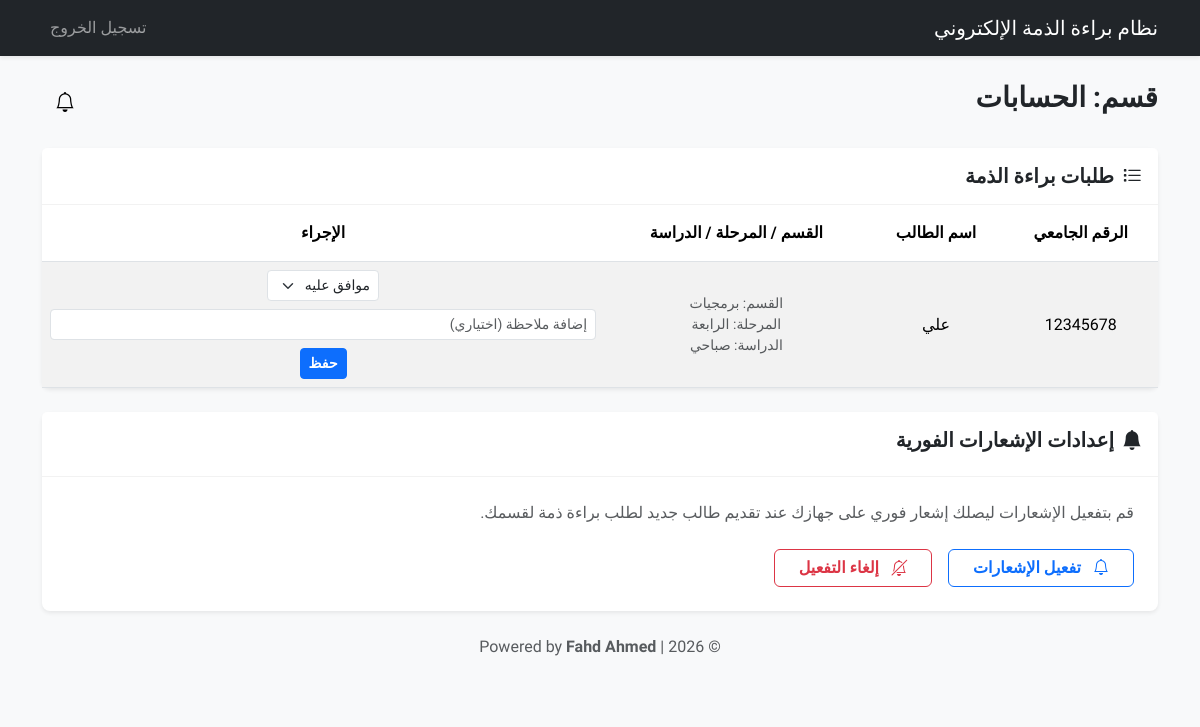
The page /department_officer (signed in) on the database as committed earlier.
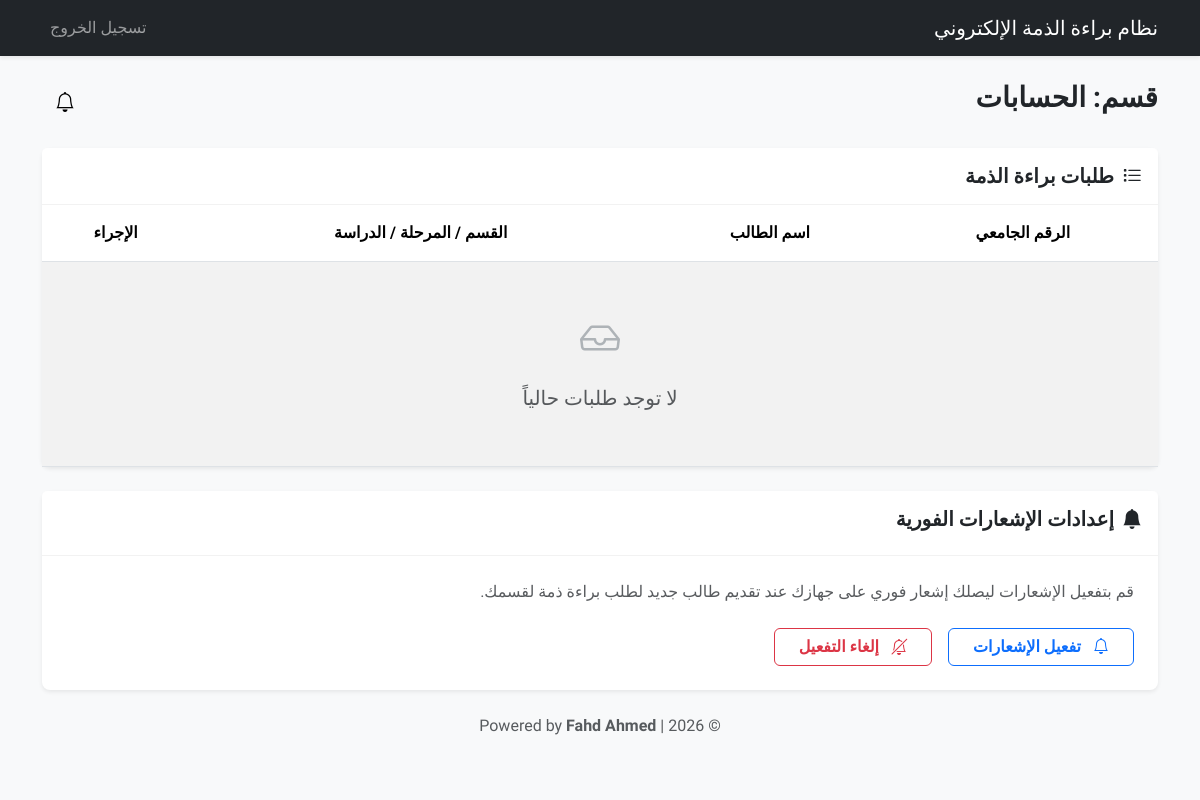
The same page on the database as committed later.
### app/models.py (models this page shows, shortened)
class User(db.Model, UserMixin):
    id = db.Column(db.Integer, primary_key=True)
    university_id = db.Column(db.String(20), unique=True, nullable=True)  # الرقم الجامعي (خاص بالطلاب)
    username = db.Column(db.String(50), unique=True, nullable=True)       # اسم المستخدم (للموظفين والمدراء)
    email = db.Column(db.String(120), unique=True, nullable=True)         # البريد الإلكتروني
    password_hash = db.Column(db.String(128), nullable=False)             # كلمة المرور المشفرة
    role = db.Column(db.String(20), nullable=False)  # دور المستخدم: 'student', 'system_admin', 'department_officer'
    full_name = db.Column(db.String(100), nullable=True) # الاسم الكامل (للعرض فقط)
    department = db.Column(db.String(100), nullable=True) # القسم (للموظفين والطلاب)
    stage = db.Column(db.String(50), nullable=True)       # المرحلة الدراسية (للطلاب)
    study_type = db.Column(db.String(50), nullable=True)  # نوع الدراسة: صباحي/مسائي (للطلاب)
    temp_password = db.Column(db.String(50), nullable=True) # كلمة المرور المؤقتة (تظهر للمدير فقط)
    created_at = db.Column(db.DateTime, default=datetime.utcnow) # تاريخ إنشاء الحساب

class ClearanceStatus(db.Model):
    id = db.Column(db.Integer, primary_key=True)
    student_id = db.Column(db.Integer, db.ForeignKey('user.id'), nullable=False) # معرف الطالب
    department = db.Column(db.String(100), nullable=False)  # اسم القسم المعني بالموافقة
    status = db.Column(db.String(20), default='pending')  # الحالة: pending (قيد الانتظار), approved (موافق عليه), rejected (مرفوض)
    comment = db.Column(db.Text, nullable=True) # ملاحظات مسؤول القسم
    updated_at = db.Column(db.DateTime, default=datetime.utcnow) # تاريخ آخر تحديث
    student = db.relationship('User', backref='clearance_statuses')

### app/routes/__init__.py (the view)
@main_routes.route('/department_officer')
@login_required
def department_officer():
    if current_user.role != 'department_officer':
        return redirect(url_for('main.login'))
    records = ClearanceStatus.query.filter_by(department=current_user.department).all()
    form = UpdateStatusForm()
    return render_template(
        'department_officer.html',
        records=records,
        form=form,
        vapid_public_key=current_app.config.get('VAPID_PUBLIC_KEY')
    )

### app/forms.py
class UpdateStatusForm(FlaskForm):
    status = StringField('الحالة الجديدة', validators=[DataRequired()])
    comment = StringField('ملاحظة', validators=[Length(max=200)])
    submit = SubmitField('تحديث الحالة')

### app/__init__.py (called while the page is built)
def format_local_time(utc_dt):
    if not utc_dt:
        return ""
    local_dt = utc_dt + timedelta(hours=3)
    return local_dt.strftime('%Y-%m-%d %H:%M')

def create_app():
    root = os.path.abspath(os.path.join(os.path.dirname(__file__), '..'))
    app = Flask(
        __name__,
        static_folder=os.path.join(root, 'static'),
        static_url_path=''
    )
    app.config.from_object('config')
    app.config['SECRET_KEY'] = '4a8a6021f1e313a3f4e1f7d2f9d7c8c8b6a3e1d1f2a3a1b5'
    app.config['SQLALCHEMY_DATABASE_URI'] = 'sqlite:///../instance/database.db'
    db.init_app(app)
    login_manager.init_app(app)
    csrf.init_app(app)  # تفعيل حماية CSRF
    mail.init_app(app)
    login_manager.login_view = 'main.login'
    @login_manager.user_loader
    def load_user(user_id):
        return User.query.get(int(user_id))
    app.register_blueprint(main_routes)
    app.jinja_env.filters['local_time'] = format_local_time
    @app.context_processor
    def inject_now():
        return {'now': datetime.utcnow()}
    return app

### app/templates/department_officer.html (shortened to what this page needs)
{% extends "base.html" %}
{% block content %}
<div class="d-flex justify-content-between align-items-center mb-4">
    <h3>قسم: {{ current_user.username }}</h3>
    <div class="d-flex align-items-center">
        <div class="dropdown d-inline-block ms-3">
            <button class="btn btn-light position-relative" type="button" id="notificationDropdown"
                data-bs-toggle="dropdown" aria-expanded="false">
                <i class="bi bi-bell fs-5"></i>
                {% set unread = current_user.notifications|selectattr('is_read','equalto',False)|list|length %}
            </button>
        </div>
    </div>
</div>
<div class="card mt-3 border-0 shadow-sm">
    <div class="card-header bg-white py-3">
        <h5 class="card-title mb-0 fw-bold">
            <i class="bi bi-list-task me-2"></i>طلبات براءة الذمة
        </h5>
    </div>
    <div class="card-body p-0">
        <div class="table-responsive">
            <table class="table table-striped align-middle text-center mb-0">
                <thead class="bg-light">
                    <tr>
                        <th class="py-3">الرقم الجامعي</th>
                        <th class="py-3">اسم الطالب</th>
                        <th class="py-3">القسم / المرحلة / الدراسة</th>
                        <th class="py-3">الإجراء</th>
                    </tr>
                </thead>
                <tbody>
                    {% for record in records %}
                    <tr>
                        <td>{{ record.student.university_id }}</td>
                        <td>{{ record.student.full_name or record.student.username }}</td>
                        <td>
                            <small class="d-block text-muted">القسم: {{ record.student.department or '-' }}</small>
                            <small class="d-block text-muted">المرحلة: {{ record.student.stage or '-' }}</small>
                            <small class="d-block text-muted">الدراسة: {{ record.student.study_type or '-' }}</small>
                        </td>
                        <td>
                            <form action="{{ url_for('main.update_status') }}" method="POST"
                                class="d-flex justify-content-center align-items-center flex-wrap gap-2">
                                <select name="status" id="status-{{ record.student_id }}"
                                    class="form-select form-select-sm w-auto" required aria-label="حالة الطلب">
                                    <option value="approved" {% if record.status=='approved' %}selected{% endif %}>موافق
                                        عليه</option>
                                </select>
                                <input type="text" name="comment" class="form-control form-control-sm min-width-150"
                                    placeholder="إضافة ملاحظة (اختياري)" value="{{ record.comment or '' }}">
                                <button type="submit" class="btn btn-sm btn-primary">حفظ</button>
                            </form>
                        </td>
                    </tr>
                    {% else %}
                    <tr>
                        <td colspan="4" class="text-center text-muted py-5">
                            <i class="bi bi-inbox fs-1 d-block mb-3 text-secondary opacity-50"></i>
                            <h5 class="fw-light">لا توجد طلبات حالياً</h5>
                        </td>
                    </tr>
                    {% endfor %}
                </tbody>
            </table>
        </div>
    </div>
</div>
<div class="card mt-4 border-0 shadow-sm">
    <div class="card-header bg-white py-3">
        <h5 class="card-title fw-bold">
            <i class="bi bi-bell-fill me-2"></i>إعدادات الإشعارات الفورية
        </h5>
    </div>
    <div class="card-body p-4">
        <p class="text-muted mb-4">قم بتفعيل الإشعارات ليصلك إشعار فوري على جهازك عند تقديم طالب جديد لطلب براءة ذمة
            لقسمك.</p>
        <div class="d-flex gap-3">
            <button id="enable-notifications" class="btn btn-outline-primary px-4"
                data-vapid-key="{{ vapid_public_key }}">
                <i class="bi bi-bell me-2"></i> تفعيل الإشعارات
            </button>
            <button id="disable-notifications" class="btn btn-outline-danger px-4">
                <i class="bi bi-bell-slash me-2"></i> إلغاء التفعيل
            </button>
        </div>
    </div>
</div>
{% endblock %}

### app/templates/base.html (shortened to what this page needs)
<!DOCTYPE html>
<html lang="ar" dir="rtl">
<head>
    <link href="https://cdn.jsdelivr.net/npm/bootstrap@5.3.2/dist/css/bootstrap.rtl.min.css" rel="stylesheet">
    <link rel="stylesheet" href="https://cdn.jsdelivr.net/npm/bootstrap-icons@1.11.3/font/bootstrap-icons.min.css">
    <link rel="stylesheet" href="{{ url_for('static', filename='css/styles.css') }}">
</head>
<body>
    <nav class="navbar navbar-expand-lg navbar-dark bg-dark shadow-sm">
        <div class="container">
            <a class="navbar-brand" href="#">
                نظام براءة الذمة الإلكتروني
            </a>
            <div class="collapse navbar-collapse" id="navbarNav">
                <ul class="navbar-nav ms-auto">
                    {% if current_user.is_authenticated %}
                    <li class="nav-item">
                        <a class="nav-link" href="{{ url_for('main.logout') }}">تسجيل الخروج</a>
                    </li>
                    {% endif %}
                </ul>
            </div>
        </div>
    </nav>
    <main class="container mt-4">
        {% block content %}{% endblock %}
    </main>
    <footer class="text-center text-muted py-4 mt-auto bg-light">
        <p>&copy; {{ now.year }} | Powered by <strong>Fahd Ahmed</strong></p>
    </footer>
</body>
</html>

### app/static/css/styles.css (style rules this page uses)
:root { --primary-color: #0d6efd; --secondary-color: #6c757d; --light-bg: #f8f9fa; --dark-text: #212529; --border-radius: 0.5rem; }
body { font-family: 'Cairo', sans-serif; background-color: var(--light-bg); color: var(--dark-text); }
.card { border: 1px solid rgba(0, 0, 0, .05); border-radius: var(--border-radius); box-shadow: 0 0.125rem 0.25rem rgba(0, 0, 0, 0.075); }
.card-header { background-color: white; border-bottom: 1px solid rgba(0, 0, 0, .05); font-weight: 600; }
h1, h2, h3, h4, h5, h6 { font-weight: 700; }
.btn { font-family: 'Cairo', sans-serif; font-weight: 600; }
.table th { font-weight: 600; }

Rows that differ between the two databases and show on the page:
removed ClearanceStatus: student.university_id "12345678", student "علي", student "برمجيات", student "الرابعة", student "صباحي", status "موافق عليه"
Other text that changed with them:
text now shown: "لا توجد طلبات حالياً"
